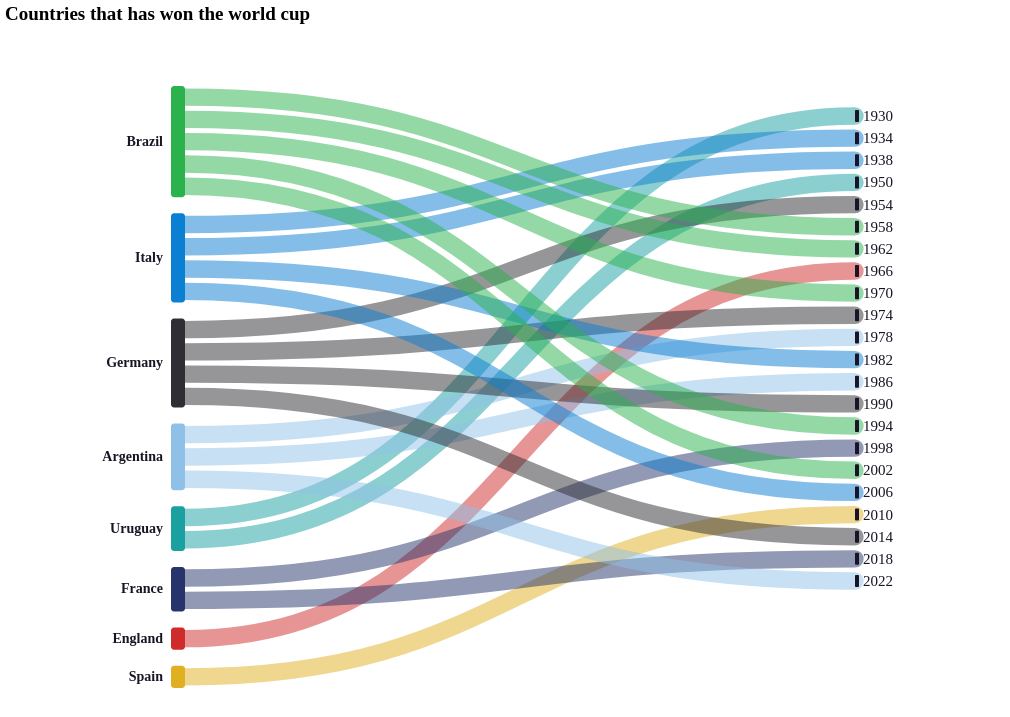

The Vega-Lite source for this figure:
### Vega specification from a JSON file in a GitHub repository (floating-point values rounded to 4 significant figures)
{"$schema": "https://vega.github.io/schema/vega/v5.json", "width": 1000, "height": 560, "padding": 5, "background": null, "autosize": "pad", "title": {"text": "Countries that has won the world cup", "font": "AusWC2026", "fontSize": 19, "anchor": "start", "offset": 12}, "signals": [{"name": "selCountry", "value": "All", "bind": {"input": "radio", "name": "", "options": ["All", "Brazil", "Italy", "Germany", "Argentina", "Uruguay", "France", "England", "Spain"]}}], "data": [{"name": "titles", "values": [{"country": "Brazil", "year": 1958, "total": 5, "note": "First title in Sweden — a 17-year-old Pelé announces himself"}, {"country": "Brazil", "year": 1962, "total": 5, "note": "Back-to-back champions, in Chile"}, {"country": "Brazil", "year": 1970, "total": 5, "note": "Perfect 6 from 6 — often called the greatest team ever"}, {"country": "Brazil", "year": 1994, "total": 5, "note": "Ends a 24-year wait, won in the USA"}, {"country": "Brazil", "year": 2002, "total": 5, "note": "Perfect 7 from 7 — Ronaldo's redemption"}, {"country": "Italy", "year": 1934, "total": 4, "note": "First title, on home soil"}, {"country": "Italy", "year": 1938, "total": 4, "note": "Back-to-back, in France"}, {"country": "Italy", "year": 1982, "total": 4, "note": "Paolo Rossi fires Italy to glory in Spain"}, {"country": "Italy", "year": 2006, "total": 4, "note": "Won on penalties in Berlin"}, {"country": "Germany", "year": 1954, "total": 4, "note": "The Miracle of Bern"}, {"country": "Germany", "year": 1974, "total": 4, "note": "Beckenbauer lifts the trophy at home"}, {"country": "Germany", "year": 1990, "total": 4, "note": "Third star, won in Italy"}, {"country": "Germany", "year": 2014, "total": 4, "note": "7–1 over Brazil en route to the title"}, {"country": "Argentina", "year": 1978, "total": 3, "note": "First title, on home soil"}, {"country": "Argentina", "year": 1986, "total": 3, "note": "Maradona's tournament in Mexico"}, {"country": "Argentina", "year": 2022, "total": 3, "note": "Messi's crowning glory in Qatar"}, {"country": "Uruguay", "year": 1930, "total": 2, "note": "Champions of the first-ever World Cup"}, {"country": "Uruguay", "year": 1950, "total": 2, "note": "The Maracanazo — silenced Brazil at home"}, {"country": "France", "year": 1998, "total": 2, "note": "Zidane leads les Bleus at home"}, {"country": "France", "year": 2018, "total": 2, "note": "A young side triumphs in Russia"}, {"country": "England", "year": 1966, "total": 1, "note": "Their only title, won at Wembley"}, {"country": "Spain", "year": 2010, "total": 1, "note": "First title, won in South Africa"}]}, {"name": "countryOrder", "values": [{"country": "Brazil", "ord": 0, "color": "#2bb24c"}, {"country": "Italy", "ord": 1, "color": "#0b7fd1"}, {"country": "Germany", "ord": 2, "color": "#2e2e34"}, {"country": "Argentina", "ord": 3, "color": "#8fc1e8"}, {"country": "Uruguay", "ord": 4, "color": "#1ba0a2"}, {"country": "France", "ord": 5, "color": "#26346b"}, {"country": "England", "ord": 6, "color": "#cf2b2b"}, {"country": "Spain", "ord": 7, "color": "#e0b020"}]}, {"name": "countryNodes", "source": "titles", "transform": [{"type": "aggregate", "groupby": ["country", "total"]}, {"type": "lookup", "from": "countryOrder", "key": "country", "fields": ["country"], "values": ["ord", "color"]}, {"type": "collect", "sort": {"field": "ord"}}, {"type": "stack", "field": "total", "offset": "zero", "sort": {"field": "ord"}}, {"type": "formula", "as": "y0", "expr": "scale('cY', datum.y0) + datum.ord * 16"}, {"type": "formula", "as": "y1", "expr": "scale('cY', datum.y1) + datum.ord * 16"}, {"type": "formula", "as": "yc", "expr": "(datum.y0 + datum.y1)/2"}, {"type": "formula", "as": "slot", "expr": "(datum.y1 - datum.y0) / datum.total"}]}, {"name": "yearNodes", "source": "titles", "transform": [{"type": "aggregate", "groupby": ["year"]}, {"type": "collect", "sort": {"field": "year"}}, {"type": "window", "ops": ["row_number"], "as": ["yi"]}, {"type": "formula", "as": "yc", "expr": "80 + (datum.yi - 1) * ((height - 95) / 21)"}]}, {"name": "links", "source": "titles", "transform": [{"type": "collect", "sort": {"field": "year"}}, {"type": "window", "groupby": ["country"], "ops": ["rank"], "as": ["cseq"]}, {"type": "lookup", "from": "countryNodes", "key": "country", "fields": ["country"], "values": ["y0", "y1", "yc", "total", "color", "slot"], "as": ["cY0", "cY1", "cyc", "ctotal", "ccolor", "cslot"]}, {"type": "lookup", "from": "yearNodes", "key": "year", "fields": ["year"], "values": ["yc"], "as": ["yyc"]}, {"type": "formula", "as": "anchorY", "expr": "datum.cY0 + (datum.cseq - 0.5) * datum.cslot"}, {"type": "formula", "as": "lw", "expr": "max(3, datum.cslot * 0.78)"}, {"type": "formula", "as": "sx", "expr": "180"}, {"type": "formula", "as": "tx", "expr": "width - 150"}]}], "scales": [{"name": "cY", "type": "linear", "domain": [0, 22], "range": [50, {"signal": "height - 20"}]}], "marks": [{"type": "path", "name": "ribbons", "from": {"data": "links"}, "encode": {"update": {"stroke": {"field": "ccolor"}, "strokeWidth": {"field": "lw"}, "strokeOpacity": {"signal": "selCountry == 'All' ? 0.5 : (datum.country === selCountry ? 0.92 : 0.04)"}, "strokeCap": {"value": "round"}, "fill": {"value": null}, "tooltip": {"signal": "{'Country': datum.country, 'Year': datum.year, 'Total titles': datum.ctotal, 'Story': datum.note}"}, "path": {"signal": "'M' + datum.sx + ',' + datum.anchorY + 'C' + ((datum.sx+datum.tx)/2) + ',' + datum.anchorY + ' ' + ((datum.sx+datum.tx)/2) + ',' + datum.yyc + ' ' + datum.tx + ',' + datum.yyc"}}}}, {"type": "rect", "name": "countryNodesMark", "from": {"data": "countryNodes"}, "encode": {"update": {"x": {"value": 166}, "x2": {"value": 180}, "y": {"field": "y0"}, "y2": {"field": "y1"}, "fill": {"field": "color"}, "fillOpacity": {"signal": "selCountry == 'All' || datum.country === selCountry ? 1 : 0.2"}, "cornerRadius": {"value": 3}, "tooltip": {"signal": "{'Country': datum.country, 'Total titles': datum.total}"}}}}, {"type": "text", "name": "countryLabels", "from": {"data": "countryNodes"}, "encode": {"update": {"x": {"value": 158}, "y": {"field": "yc"}, "text": {"field": "country"}, "align": {"value": "right"}, "baseline": {"value": "middle"}, "font": {"value": "ClashDisplay"}, "fontSize": {"value": 14}, "fontWeight": {"value": "bold"}, "fill": {"value": "#1a1526"}, "fillOpacity": {"signal": "selCountry == 'All' || datum.country === selCountry ? 1 : 0.25"}}}}, {"type": "rect", "name": "yearNodesMark", "from": {"data": "yearNodes"}, "encode": {"update": {"x": {"signal": "width - 150"}, "x2": {"signal": "width - 146"}, "y": {"field": "yc", "offset": -6}, "y2": {"field": "yc", "offset": 6}, "fill": {"value": "#1a1526"}, "cornerRadius": {"value": 1}}}}, {"type": "text", "name": "yearLabels", "from": {"data": "yearNodes"}, "encode": {"update": {"x": {"signal": "width - 142"}, "y": {"field": "yc"}, "text": {"field": "year", "format": "d"}, "align": {"value": "left"}, "baseline": {"value": "middle"}, "font": {"value": "AusWC2026"}, "fontSize": {"value": 15}, "fill": {"value": "#1a1526"}}}}]}
